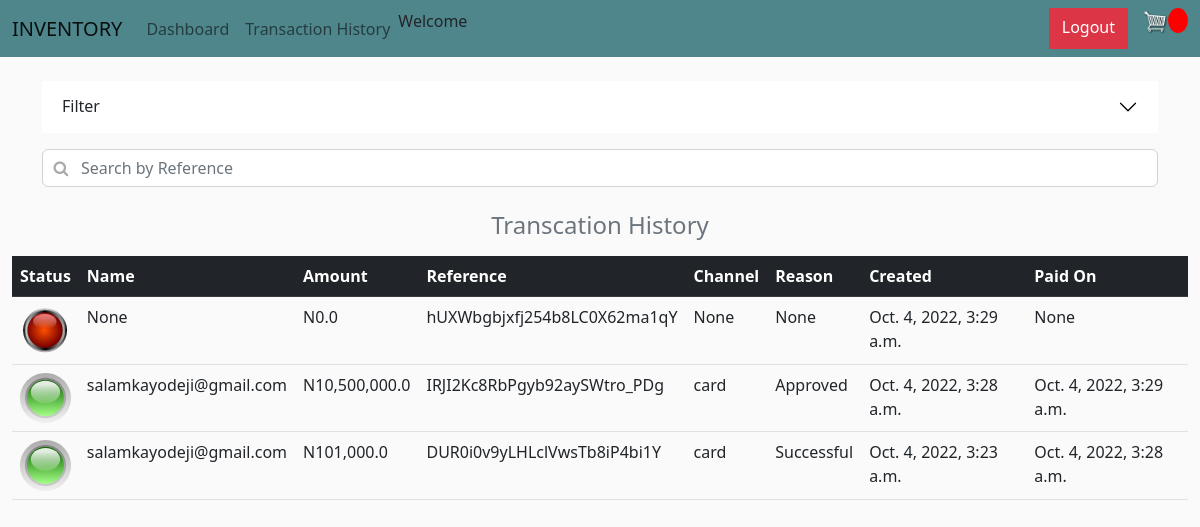
The app's page /history (signed in) with its own data.
### inventory/models.py (models this page shows, shortened)
class Order(models.Model):
    customer = models.ForeignKey(User, on_delete=models.SET_NULL, null=True, blank=True)
    date_ordered = models.DateTimeField(auto_now_add=True)
    complete = models.BooleanField(default=False)
    transaction_id = models.CharField(max_length=200)
    email = models.EmailField(null = True)
    amount = models.FloatField(null = True)
    status = models.BooleanField(default=False)
    status_message = models.CharField(max_length=200, null = True)
    channel = models.CharField(max_length=200, null = True)
    paid_on = models.DateTimeField(null = True)
    class Meta:
        ordering = ('-date_ordered',)

### inventory/views.py (the view)
# urls.py: path('history',views.Order_List.as_view(),name='history'),
class Order_List(LoginRequiredMixin, ListView):
    model = Order
    template_name = 'inventory/transaction_history.html'
    context_object_name= 'transactions'
    def get_context_data(self, **kwargs):
        context = super(Order_List, self).get_context_data(**kwargs)
        status = Order.objects.order_by("-status_message").values_list("status_message")
        history_status = []
        for t in status:
            if t[0] in history_status:
                continue
            history_status.append(t[0])
        context['status'] = history_status
        return context
        return context

### inventory/templates/inventory/transaction_history.html (shortened to what this page needs)
{% extends "inventory/base.html" %}
{% block content %}
<div class="container-fluid table-responsive">
  <div class="container mt-4">
    <div class="accordion accordion-flush" id="accordionFlushExample">
        <div class="accordion-item">
          <h2 class="accordion-header" id="flush-headingOne">
            <button class="accordion-button collapsed" type="button" data-bs-toggle="collapse" data-bs-target="#flush-collapseOne" aria-expanded="false" aria-controls="flush-collapseOne">
              Filter
            </button>
          </h2>
        </div>
      </div>
      <div class="form-group has-search mt-3">
        <input class="form-control" id="RefSearchBox" placeholder="Search by Reference">
      </div>
</div>
<table class="table caption-top mt-3">
    <caption class="text-center h4">Transcation History</caption>
    <thead class="table-dark">
      <tr>
        <th scope="col">Status</th>
        <th scope="col">Name</th>
        <th scope="col">Amount</th>
        <th scope="col">Reference</th>
        <th scope="col">Channel</th>
        <th scope="col">Reason</th>
        <th scope="col">Created</th>
        <th scope="col">Paid On</th>
      </tr>
    </thead>
    <tbody id="filteredProducts">
        {% include './pages/transactions.html' %}
    </tbody>
  </table>
</div>
{% endblock %}

### inventory/templates/inventory/pages/transactions.html
{% load static %}
{% load humanize %}
{% for object in transactions %}
<tr>
  {% if object.status == True and object.status_message == "Successful" or object.status_message ==  "Approved"  %}
    <th scope="row"><img src="{% static 'img/led-circle-green.svg'%}" alt></th>
  {% elif object.status == False  %}
  <th scope="row"><img src="{% static 'img/1306313012.svg'%}" alt></th>
  {% else %}
  <th scope="row"><img src="{% static 'img/led-circle-black.svg'%}" alt></th>
  {% endif %}
    <td>{{ object.email }}</td>
    <td>N{{ object.amount|intcomma }}</td>
    <td>{{object.transaction_id}}</td>
    <td>{{object.channel}}</td>
    <td>{{object.status_message}}</td>
    <td>{{object.date_ordered}}</td>
    <td>{{object.paid_on}}</td>
  </tr>
{% endfor %}

### static/static/css/main.css (style rules this page uses)
body { background-color: hsl(0, 0%, 98%); }
h1,h2,h3,h4,h5,h6 { color:hsl(0, 0%, 30%); }

### inventory/templates/inventory/transaction_history.html (style rules this page uses)
.has-search .form-control { padding-left: 2.375rem; }

### records on screen
Order: status False (drawn), email "None", amount "0.0", transaction_id "hUXWbgbjxfj254b8LC0X62ma1qY", channel "None", status_message "None", date_ordered "Oct. 4, 2022, 3:29 a.m.", paid_on "None"
Order: status True (drawn), email "salamkayodeji@gmail.com", amount "10,500,000.0", transaction_id "IRJI2Kc8RbPgyb92aySWtro_PDg", channel "card", status_message "Approved", date_ordered "Oct. 4, 2022, 3:28 a.m.", paid_on "Oct. 4, 2022, 3:29 a.m."
Order: status True (drawn), email "salamkayodeji@gmail.com", amount "101,000.0", transaction_id "DUR0i0v9yLHLclVwsTb8iP4bi1Y", channel "card", status_message "Successful", date_ordered "Oct. 4, 2022, 3:23 a.m.", paid_on "Oct. 4, 2022, 3:28 a.m."
